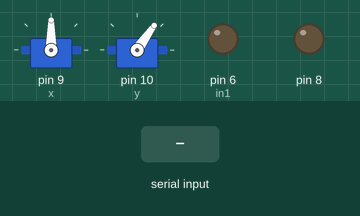
Recording of a sketch running on a simulated Arduino Uno, built with avr-gcc and run on an emulated ATmega328P. Shown: 2 × servo, output pins drawn as LEDs (lit = HIGH). The test bench sets the inputs (shaded band).

Above: at 1.2 s.
1.3 s: "90,45,200\n" received over Serial
At 2.0 s:
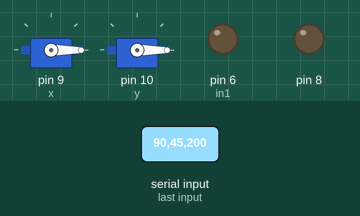
Timing chart, 0 to 4.3 s (numbered marks = the images above; inputs shaded):
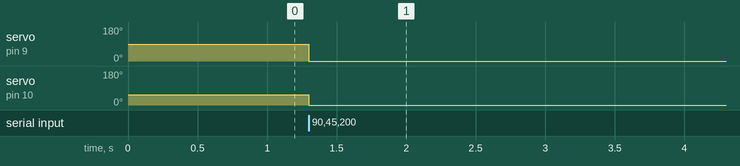

Measured:
- after the input at 1.3 s, servo on pin 9 (x): 90° → 0° at once; servo on pin 10 (y): 55° → 0° at once

The sketch:

Pinball_Goalie.ino
```cpp
#include<Servo.h>

#define in1 6


Servo x, y;
int width = 640, height = 480;
int xpos = 90, ypos = 55;
int i, j;

void setup() {

  Serial.begin(9600);
  x.attach(9);
  y.attach(10);

  x.write(xpos);
  y.write(ypos);

  pinMode(8, OUTPUT);
  pinMode(in1, OUTPUT);
  digitalWrite(in1, LOW);

}
const int angle = 2;


void loop() {
  if (Serial.available() > 0)
  {
    int x_mid, y_mid;
    if (Serial.read() == 'X')
    {
      x_mid = Serial.parseInt();
      if (Serial.parseInt() > 95) {
        x_mid = Serial.parseInt() + 5;
      } else if (Serial.parseInt() < 89) {
        x_mid = Serial.parseInt() - 5;
      }
      digitalWrite(8, HIGH);
      digitalWrite(in1, HIGH);
      i = 1;

      if (Serial.read() == 'Y')
        y_mid = Serial.parseInt();
        j = 1;
    } else {
      digitalWrite(6, LOW);
    }


    x.write(x_mid);
    y.write(y_mid);

//    if (i == 1 && j ==1) {
//      digitalWrite(6, HIGH);
//    } else {
//      digitalWrite(6, LOW);
//    }


  } else {
    digitalWrite(8, LOW);
  }
}
```
